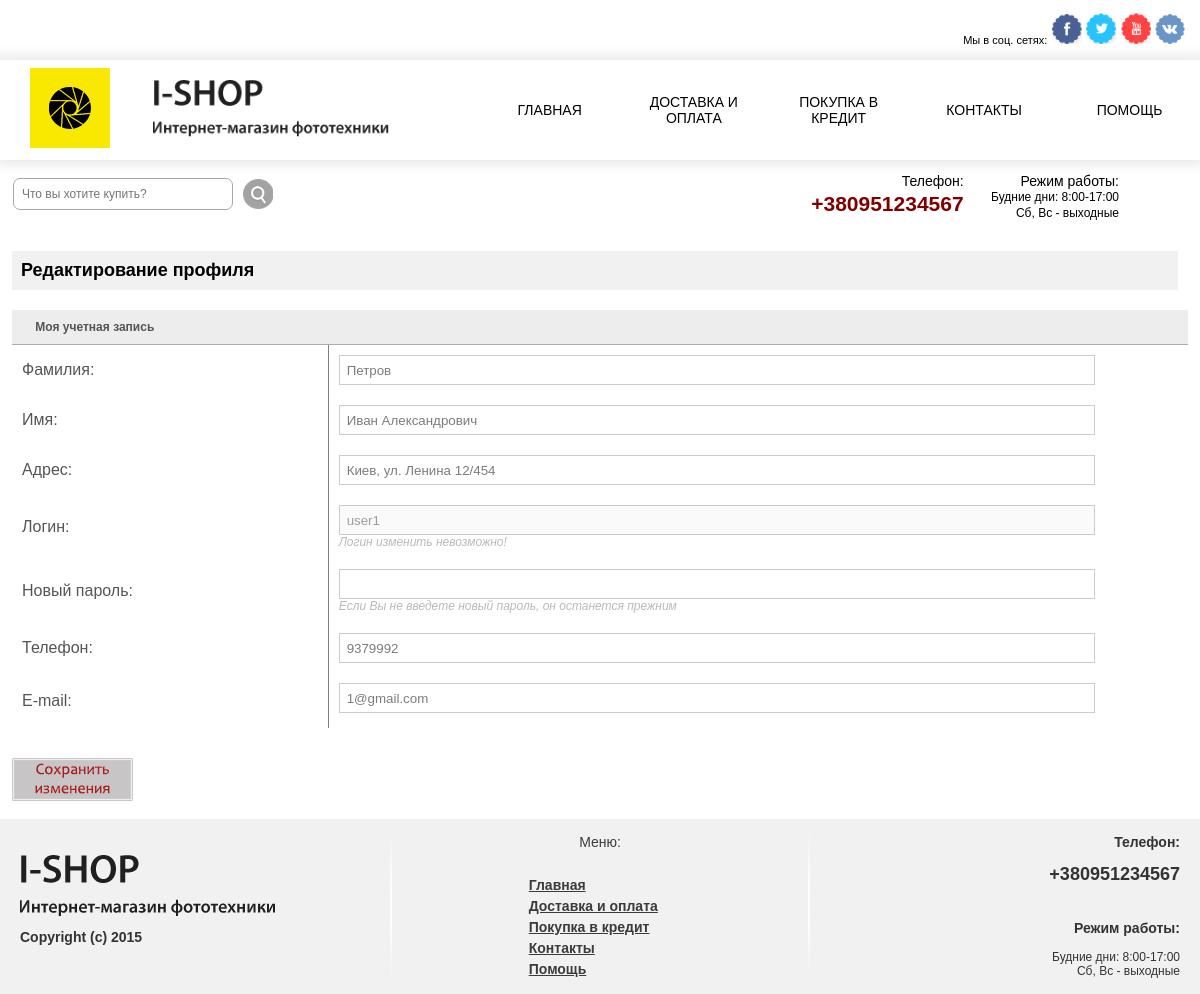
The app's page /?view=user_edit (signed in) with its own data.
### tables this page shows
CREATE TABLE IF NOT EXISTS `page` (
  `page_id` tinyint(3) unsigned NOT NULL AUTO_INCREMENT,
  `title` varchar(255) NOT NULL,
  `keywords` varchar(255) NOT NULL,
  `description` varchar(255) NOT NULL,
  `position` tinyint(3) unsigned NOT NULL DEFAULT '0',
  `text` text NOT NULL,
  PRIMARY KEY (`page_id`)
);

CREATE TABLE IF NOT EXISTS `users` (
  `user_id` int(10) unsigned NOT NULL,
  `login` varchar(20) NOT NULL,
  `password` varchar(32) NOT NULL,
  PRIMARY KEY (`user_id`)
);

CREATE TABLE IF NOT EXISTS `memberships` (
  `customer_id` int(10) unsigned NOT NULL AUTO_INCREMENT,
  `surname` varchar(255) NOT NULL,
  `name` varchar(255) NOT NULL,
  `email` varchar(255) NOT NULL,
  `phone` varchar(255) NOT NULL,
  `address` varchar(255) NOT NULL,
  `date` date NOT NULL,
  PRIMARY KEY (`customer_id`)
);

### www/controller/controller.php (called while the page is built, shortened)
<?php
$pages = pages();
$view = empty($_GET['view']) ? 'leader' : $_GET['view'];
switch($view){
    case('user_edit'):
        if ($_SESSION['auth'])
        $user_area = get_user1($_SESSION['auth']['customer_id']);
    break;
}
require_once TEMPLATE.'index.php';

### www/index.php (called while the page is built, shortened)
<?php
require_once CONTROLLER;

### www/model/model.php (called while the page is built, shortened)
<?php
function pages(){
    $query = "SELECT page_id, title FROM page ORDER BY position";
    $res = mysql_query($query) or die(mysql_error());
    $pages = array();
    while($row = mysql_fetch_assoc($res)){
        $pages[] = $row;
    }
     return $pages;
}
function get_user1($user_id){
    $query = "SELECT memberships.surname, memberships.name, memberships.email, memberships.phone, memberships.address, users.login, users.password
                FROM memberships
                LEFT JOIN users
                    ON memberships.customer_id = users.user_id
                    WHERE memberships.customer_id = $user_id";
    $res = mysql_query($query) or die(mysql_error());
    $user = mysql_fetch_assoc($res);
    return $user;
}

### www/views/ishop/user_edit.php (the view, shortened to what this page needs)
<div id="content-order">
<h2>Редактирование профиля</h2>
    <?php if($_SESSION['auth']):  ?>
	<table id="user_edit" class="order-main-table" border="0" cellpadding="0" cellspacing="0">
    <form method="POST" action="">
        <tr>
        	<td class="z-top" colspan="2">&nbsp;&nbsp;&nbsp;&nbsp;Моя учетная запись</td>
        </tr>
        <tr class="c-tr">
        	<td class="c-title">Фамилия:</td>
            <td class="z-input"><input type="text" name="surname" value="<?=htmlspecialchars($user_area['surname'])?>" /></td>
        </tr>
        <tr class="c-tr">
        	<td class="c-title">Имя:</td>
            <td class="z-input"><input type="text" name="name" value="<?=htmlspecialchars($user_area['name'])?>" /></td>
        </tr>
        <tr class="c-tr">
            <td class="c-title">Адрес:</td>
            <td class="z-input"><input type="text" name="address" value="<?=htmlspecialchars($user_area['address'])?>" /></td>
        </tr>
        <tr class="c-tr">
            <td class="c-title" title="Логин изменить невозможно!" >Логин:</td>
            <td class="z-input"><input type="text" name="login" style="color: #9D9D9D !important;" value="<?=htmlspecialchars($user_area['login'])?>" disabled='' title="Логин изменить невозможно!" />
                <p class="z-example">Логин изменить невозможно!</p>
            </td>
        </tr>
        <tr class="c-tr">
            <td class="c-title">Новый пароль:</td>
            <td class="z-input"><input type="password" name="password" value="" />
                <p class="z-example">Если Вы не введете новый пароль, он останется прежним</p>
            </td>
        </tr>
        <tr class="c-tr">
            <td class="c-title">Телефон:</td>
            <td class="z-input"><input type="text" name="phone" value="<?=htmlspecialchars($user_area['phone'])?>" /></td>
        </tr>
        <tr class="c-tr">
            <td class="c-title">E-mail:</td>
            <td class="z-input"><input class="access" type="text" name="email" data-field="email" value="<?=htmlspecialchars($user_area['email'])?>" />
            </td>
        </tr>
       </table>
    <input type="image" src="<?=TEMPLATE?>img/save.png" title="Сохранить изменения" alt="Сохранить изменения" />
    <br /><br />
    <?php else:?>
    <p class="card_null">Авторизируйтесь! </p>
    <?php endif;?>
</div>

### www/views/ishop/include/header.php (shortened to what this page needs)
<!DOCTYPE html PUBLIC "-//W3C//DTD XHTML 1.0 Transitional//EN" "http://www.w3.org/TR/xhtml1/DTD/xhtml1-transitional.dtd">
<html xmlns="http://www.w3.org/1999/xhtml">
<head>
<link rel="stylesheet" type="text/css" href="<?=TEMPLATE?>style.css" />
<link rel="stylesheet" type="text/css" href="<?=TEMPLATE?>css/cloud-zoom.css" />
</head>
<body>
<div class="main">
<div class="header">
    <div class="head-link">
    <span style="display: inline-block; font-size: 11px; text-align:right;">Мы в соц. сетях:<br /></span>
        <a href="https://www.facebook.com/" title="Facebook" target="_blank"><img src="<?=TEMPLATE?>img/icon-fb.png" /></a>
        <a href="https://www.twitter.com/" title="Twitter" target="_blank"><img src="<?=TEMPLATE?>img/icon-twitter.png" /></a>
        <a href="https://youtube.com/" title="Youtube" target="_blank"><img src="<?=TEMPLATE?>img/icon-yt.png" /></a>
        <a href="https://vk.com/" title="Vk" target="_blank"><img src="<?=TEMPLATE?>img/icon-vk.png" /></a>
    </div>
       <div class="head">
       	<div class="logo-head">
           <a href="/"><img class="logo" src="<?=TEMPLATE?>img/logo.png" alt="Интернет магазин фототехники"/> </a>
	       <a href="/"><img class="slogan" src="<?=TEMPLATE?>img/slogan1.png" alt=""/></a>
        </div>
        <div class="menu">
            <ul>
            <li class="menu-item"><a href="<?=PATH?>">Главная</a></li>
            <?php if($pages): ?>
                <?php foreach($pages as $item):?>
                <li class="menu-item"><a href="?view=page&amp;page_id=<?=$item['page_id']?>"><?=$item['title']?></a></li>
                <?php endforeach; ?>
            <?php endif; ?>
            </ul>
        </div>
        </div>
    <div class="head-contact">
		<p><strong>Телефон:</strong><br/><span>+380951234567</span></p>
		<p><strong>Режим работы:</strong><br/> Будние дни: 8:00-17:00 <br/> Сб, Вс - выходные</p>
	</div>
    <div class="search-head-div">
	<form method="get">
		<ul class="search-head">
    		<li><input type="text" name="search" id="quickquery" placeholder="Что вы хотите купить?" />
    		</li>
    		<li><input id="img" type="image" class="search-btn" src="<?=TEMPLATE?>img/btn-search.png" title="Поиск" /></li>
		</ul>
	</form>
    </div>
	</div>

### www/views/ishop/include/footer.php (shortened to what this page needs)
   <div class="footer">
   		<div class="flogo">
        	<a href="/"><img src="<?=TEMPLATE?>img/slogan1.png" alt="Интернет-магазин фототехники" /></a>
<p>Copyright (c) 2015</p>
        </div>
        <div class="fphone">
            <h2>Телефон:</h2><br />
            <h1>+380951234567</h1>
            <h2>Режим работы:</h2><br/>
            <p>Будние дни: 8:00-17:00 <br/>
            Сб, Вс - выходные</p>
        </div>
        <div class="fmenu">
        	<p>Меню:</p>
            <ul>
<li><a href="<?=PATH?>">Главная</a></li>
    <?php if($pages): ?>
        <?php foreach($pages as $item):?>
        <li><a href="?view=page&amp;page_id=<?=$item['page_id']?>"><?=$item['title']?></a></li>
        <?php endforeach; ?>
    <?php endif; ?>
            </ul>
        </div>
   </div>

### www/views/ishop/style.css (style rules this page uses)
* { margin:0; padding:0; }
img { border:none; }
ul, ol, li { list-style:none; list-style-position: outside; }
body { background:#fff; //background: url(img/body.png) repeat; font-family: Verdana, Geneva, sans-serif; }
.main { background:#fff; min-width:980px; max-width:1200px; margin: 0 auto; }
.header { //overflow: hidden; //background: url(img/head-bg.png) repeat; color:#000; padding-top: 60px; }
.logo, .slogan { float:left; }
.logo { margin:8px 0 0 30px; }
.slogan { margin:4% 0 0 3px; height: 60%; margin-left:9%; vertical-align:middle; }
.head { //background:url(img/menu-bg.png) top repeat-x; background-color: white; box-shadow:0 0 10px 5px rgba(221, 221, 221, 0.6); width: 100%; height: 100px; }
.head-link { float:right; margin:-47px 15px -5px 0!important }
.head-link img { width:30px; }
.logo-head { float: left; width: 40%; height: inherit; margin-bottom: 15px; }
.menu { margin-left: 40%; width: 60%; height: inherit; display:table-row; list-style:none; }
.menu-item { box-sizing: border-box; border-left: 1px; height: inherit; }
.menu ul { height:inherit; }
.menu li { height:inherit; display:table-cell; width:auto; text-align:center; height: 60px; background: url(img/menu-border.png) right top no-repeat; vertical-align:middle; padding: 0 10px 0 10px; }
.menu ul li:first-child { border-left:none; }
.menu ul li:last-child { border-right:none; }
.menu li a { display:block; width:1000px; height:100px; vertical-align:middle; display:table-cell; font:14px Verdana, Geneva, sans-serif; //color:#fff; color:#000; text-transform: uppercase; text-decoration:none; }
.head-contact { float:right; text-align:right; margin:0 6px 0 0; padding:1% 6% 1% 1%; }
.head-contact p { font-size:12px; font-family:Verdana, Arial, sans-serif; line-height:1.3; margin:0 3px 3px 0; padding-left: 20px; display: inline-table; }
.head-contact p strong { font-size:14px; font-weight:normal; }
.head-contact p span { font-size:21px; font-weight:bold; color:maroon; }
.search-head { list-style:none; width:305px; height:39px; margin: 30px 1% 0 0; left:15px; }
#quickquery { padding:8px 0 8px 8px; border: 1px solid #a8a8a8; margin: 3px 10px 6px 13px; width: 210px; font-size: 12px; border-radius:7px; }
.search-head li { float:left; margin-top: -15px; margin-bottom: 5px; }
.search-btn { margin: 4px 9px 0 0px; height:30px; }
.footer { //background: #9f3a3a url(img/footer-bg.png) top repeat-x; background:#f1f1f1; overflow:hidden; //color:rgba(255, 255, 255, 0.6); color:#333!important; }
.flogo { float:left; padding:35px 0 0 20px; width:31%; height:140px; background: url(img/footer-border.png) right top no-repeat; background-size: contain; }
.flogo p { margin:10px 0 0 0; font:bold 14px Verdana, Geneva, sans-serif; }
.fphone { float:right; text-align:right; font:12px Verdana, geneva, sans-serif; padding:15px 20px 10px 0; width:31%; background: url(img/footer-border.png) left top no-repeat; background-size: contain; }
.fphone h2 { font-size:14px; //color:white; }
.fphone h1 { font-size:18px; margin-bottom:35px; }
.fmenu { font-size:14px; overflow:hidden; margin:0 auto 0 auto; padding:15px 0 0 0; width:33%; height:160px; }
.fmenu p { text-align:center; color:#3B3B3B; }
.fmenu ul { margin:27px 27px 27px 32%; padding:0 0 15px 0; float:left; list-style:none; }
.fmenu ul li { margin:0 0 5px 0; }
.fmenu ul a { //color:rgba(255, 255, 255, 0.6); color:#3B3B3B; font-weight:bold; }
#content-order { width:98%; margin:0 auto; color:#333; padding:0 6px; }
#content-order h2 { text-align:left; font-size:18px; font-weight:bold; margin:15px 10px 20px 0; //color:#982f2f; color:#000; //border:1px solid #e1e1e1; padding:9px; background-color: #f1f1f1; }
.order-main-table { width:100%; margin:0 0 30px 0; }
.order-main-table td { padding:10px; }
.z-top { background:#EDEDED; border-bottom:1px solid #ABABAB; color:#555; font-size:12px; font-weight:bold; }
.c-title { border-right: grey 1px solid; color: #555; }
.c-tr { border: 4px double black; }
.z-example { font-size:12px; color:#B9B9B9; font-style:oblique; vertical-align:middle; }
.z-input input { width:89%; height:28px; border:1px solid #ccc; padding-left: 7px; color: #7C7C7C; }
.c-tr { border:1px solid #e1e1e1; }
.order-main-table { //border:1px solid #e1e1e1; }

### records on screen
page: title "ДОСТАВКА И ОПЛАТА", title "Доставка и оплата"
page: title "ПОКУПКА В КРЕДИТ", title "Покупка в кредит"
page: title "КОНТАКТЫ", title "Контакты"
page: title "ПОМОЩЬ", title "Помощь"
users: surname "Петров", name "Иван Александрович", address "Киев, ул. Ленина 12/454", login "user1", phone "9379992", email "1@gmail.com"
